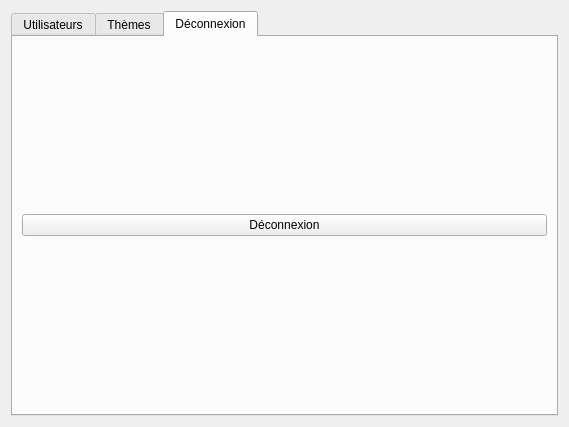
<?xml version="1.0" encoding="UTF-8"?>
<ui version="4.0">
 <class>MainMenu</class>
 <widget class="QDialog" name="MainMenu">
  <property name="geometry">
   <rect>
    <x>0</x>
    <y>0</y>
    <width>569</width>
    <height>427</height>
   </rect>
  </property>
  <property name="windowTitle">
   <string>Dialog</string>
  </property>
  <layout class="QHBoxLayout" name="horizontalLayout_2">
   <item>
    <widget class="QTabWidget" name="tabWidget">
     <property name="enabled">
      <bool>true</bool>
     </property>
     <property name="currentIndex">
      <number>2</number>
     </property>
     <property name="tabsClosable">
      <bool>false</bool>
     </property>
     <widget class="QWidget" name="tab_4">
      <attribute name="title">
       <string>Utilisateurs</string>
      </attribute>
      <layout class="QVBoxLayout" name="verticalLayout_3">
       <item>
        <layout class="QVBoxLayout" name="verticalLayout">
         <item>
          <widget class="QTableWidget" name="tableWidget_Login">
           <property name="editTriggers">
            <set>QAbstractItemView::NoEditTriggers</set>
           </property>
           <property name="alternatingRowColors">
            <bool>true</bool>
           </property>
           <property name="gridStyle">
            <enum>Qt::SolidLine</enum>
           </property>
           <attribute name="horizontalHeaderStretchLastSection">
            <bool>true</bool>
           </attribute>
           <column>
            <property name="text">
             <string>ID</string>
            </property>
           </column>
           <column>
            <property name="text">
             <string>Login</string>
            </property>
           </column>
          </widget>
         </item>
         <item>
          <layout class="QFormLayout" name="formLayout">
           <item row="0" column="0">
            <widget class="QLabel" name="label_9">
             <property name="text">
              <string>Login</string>
             </property>
            </widget>
           </item>
           <item row="0" column="1">
            <widget class="QLineEdit" name="lineEdit_10"/>
           </item>
           <item row="1" column="0">
            <widget class="QLabel" name="label_10">
             <property name="text">
              <string>Nouveau mot de passe</string>
             </property>
            </widget>
           </item>
           <item row="1" column="1">
            <widget class="QLineEdit" name="lineEdit_11"/>
           </item>
           <item row="2" column="0">
            <widget class="QLabel" name="label_13">
             <property name="text">
              <string>Meilleur score</string>
             </property>
            </widget>
           </item>
           <item row="2" column="1">
            <widget class="QLineEdit" name="lineEdit_14"/>
           </item>
          </layout>
         </item>
         <item>
          <layout class="QHBoxLayout" name="horizontalLayout">
           <item>
            <widget class="QPushButton" name="pushButton_11">
             <property name="text">
              <string>Supprimer</string>
             </property>
            </widget>
           </item>
           <item>
            <widget class="QPushButton" name="pushButton_13">
             <property name="text">
              <string>Modifier</string>
             </property>
            </widget>
           </item>
          </layout>
         </item>
        </layout>
       </item>
      </layout>
     </widget>
     <widget class="QWidget" name="tab_5">
      <attribute name="title">
       <string>Thèmes</string>
      </attribute>
      <layout class="QHBoxLayout" name="horizontalLayout_18">
       <item>
        <layout class="QHBoxLayout" name="horizontalLayout_19">
         <item>
          <layout class="QVBoxLayout" name="verticalLayout_7">
           <item>
            <widget class="QTableWidget" name="tableWidget_5">
             <property name="enabled">
              <bool>true</bool>
             </property>
             <property name="editTriggers">
              <set>QAbstractItemView::NoEditTriggers</set>
             </property>
             <property name="alternatingRowColors">
              <bool>true</bool>
             </property>
             <property name="gridStyle">
              <enum>Qt::SolidLine</enum>
             </property>
             <attribute name="horizontalHeaderStretchLastSection">
              <bool>true</bool>
             </attribute>
             <row>
              <property name="text">
               <string>Theme</string>
              </property>
             </row>
             <row>
              <property name="text">
               <string>Theme</string>
              </property>
             </row>
             <row>
              <property name="text">
               <string>Theme</string>
              </property>
             </row>
             <row>
              <property name="text">
               <string>Theme</string>
              </property>
             </row>
             <row>
              <property name="text">
               <string>Theme</string>
              </property>
             </row>
             <row>
              <property name="text">
               <string>Theme</string>
              </property>
             </row>
             <row>
              <property name="text">
               <string>Theme</string>
              </property>
             </row>
             <row>
              <property name="text">
               <string>Theme</string>
              </property>
             </row>
             <row>
              <property name="text">
               <string>Theme</string>
              </property>
             </row>
             <row>
              <property name="text">
               <string>Theme</string>
              </property>
             </row>
             <column>
              <property name="text">
               <string>Thème</string>
              </property>
             </column>
            </widget>
           </item>
           <item>
            <layout class="QFormLayout" name="formLayout_10">
             <item row="0" column="0">
              <widget class="QLabel" name="label_19">
               <property name="text">
                <string>Nom</string>
               </property>
              </widget>
             </item>
             <item row="0" column="1">
              <widget class="QLineEdit" name="lineEdit_20">
               <property name="placeholderText">
                <string>Nom du thème</string>
               </property>
              </widget>
             </item>
            </layout>
           </item>
           <item>
            <layout class="QHBoxLayout" name="horizontalLayout_20">
             <item>
              <widget class="QPushButton" name="pushButton_18">
               <property name="text">
                <string>Ajouter</string>
               </property>
              </widget>
             </item>
             <item>
              <widget class="QPushButton" name="pushButton_select">
               <property name="text">
                <string>Consulter</string>
               </property>
              </widget>
             </item>
             <item>
              <widget class="QPushButton" name="pushButton_17">
               <property name="text">
                <string>Modifier</string>
               </property>
              </widget>
             </item>
             <item>
              <widget class="QPushButton" name="pushButton_delete">
               <property name="text">
                <string>Supprimer</string>
               </property>
              </widget>
             </item>
            </layout>
           </item>
          </layout>
         </item>
         <item>
          <layout class="QVBoxLayout" name="verticalLayout_8"/>
         </item>
        </layout>
       </item>
      </layout>
     </widget>
     <widget class="QWidget" name="tab">
      <attribute name="title">
       <string>Déconnexion</string>
      </attribute>
      <layout class="QVBoxLayout" name="verticalLayout_2">
       <item>
        <widget class="QPushButton" name="pushButton_disconnect">
         <property name="text">
          <string>Déconnexion</string>
         </property>
        </widget>
       </item>
      </layout>
     </widget>
    </widget>
   </item>
  </layout>
 </widget>
 <resources/>
 <connections/>
</ui>
